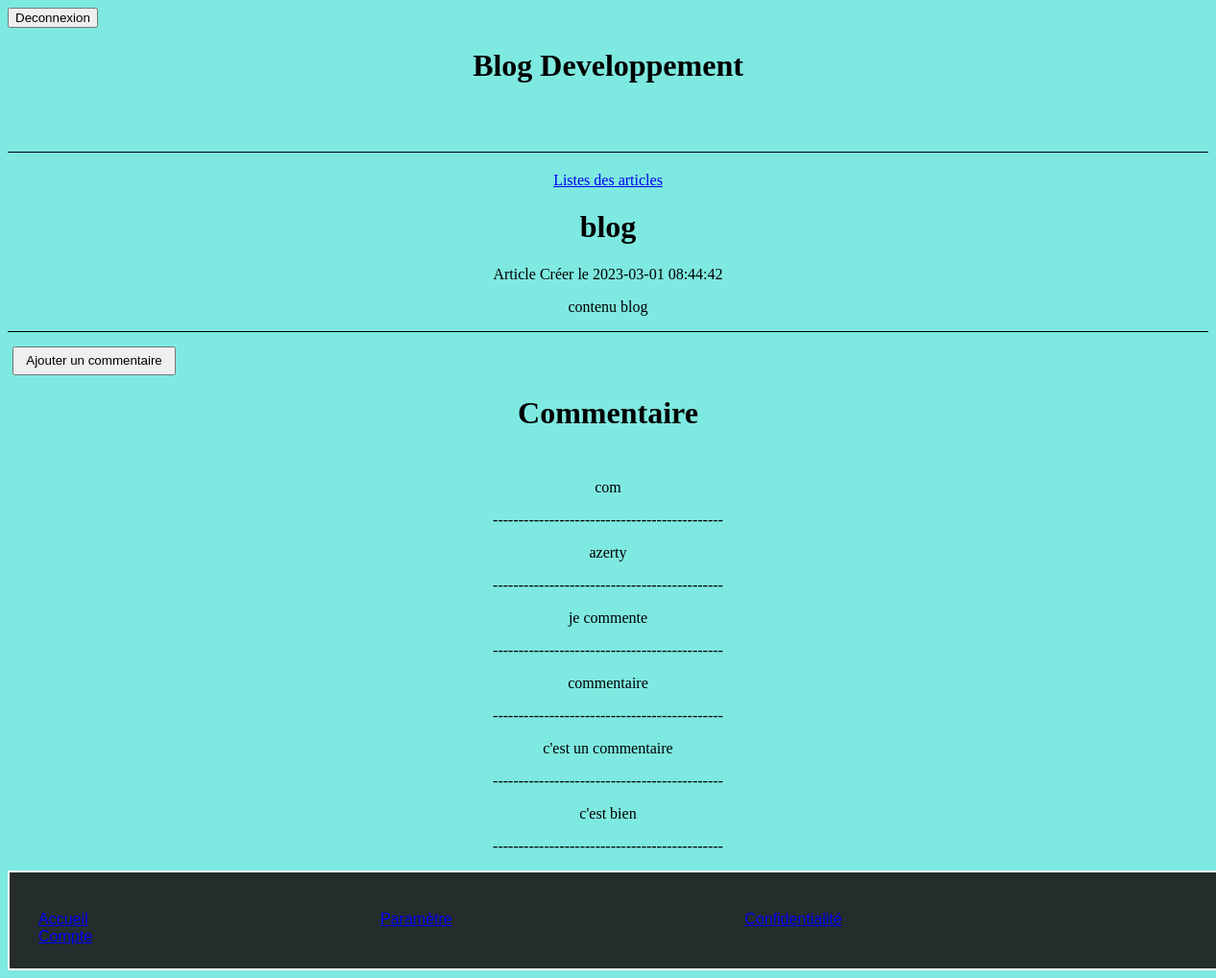
/pages/content.php?id_articles=45, run on the app's committed database.
### tables this page shows
CREATE TABLE `articles` (
  `id_articles` int NOT NULL AUTO_INCREMENT,
  `title` varchar(45) DEFAULT NULL,
  `content` varchar(255) DEFAULT NULL,
  `published_at` datetime DEFAULT NULL,
  `id_users` int DEFAULT NULL,
  PRIMARY KEY (`id_articles`),
  KEY `id_users_idx` (`id_users`),
  CONSTRAINT `id_users` FOREIGN KEY (`id_users`) REFERENCES `users` (`id`)
);

CREATE TABLE `comments` (
  `id_comments` int NOT NULL AUTO_INCREMENT,
  `content_comments` varchar(45) DEFAULT NULL,
  `published_at` datetime DEFAULT NULL,
  PRIMARY KEY (`id_comments`)
);

### authentification/afficher_content.php (called while the page is built)
<?php
require('connect_bdd.php');
$query = $dbh->prepare("SELECT id_comments, content_comments, published_at FROM php.comments ORDER BY published_at DESC");
$query->execute();

### pages/content.php (the view, shortened to what this page needs)
<?php
if(isset($_GET['id_articles']) && !empty($_GET['id_articles']))
{
    require('../authentification/connect_bdd.php');
    $sql = 'SELECT * FROM articles WHERE id_articles =' . $_GET['id_articles'];
    $query = $dbh->query($sql);
    $article = $query->fetch();
}
else
{
    header('location: blog.php');
}
?>
<!DOCTYPE html>
<html lang="en">
<head>
    <link rel="stylesheet" href="../style/content.css">
</head>
<body>
    <?php require('header.php') ?>
        <div Align="center" class="content">
            <a href="blog.php">Listes des articles</a>
            <h1><?= stripslashes($article['title'])?></h1>
            <p>Article Créer le <?= stripslashes($article['published_at']) ?></p>
            <p>
                <?= stripslashes($article['content']) ?> <br>
            </p>
        </div>
        <div Align="center" class="comment">
            <div Align="left">
                <form action="commentaire.php">
                    <button id="btn_ajt" name="ajouter">Ajouter un commentaire</button> <br>
                </form>
            </div>
                <div class="title_comment">
                    <h1>Commentaire</h1>
                </div>
                    <?php
                        require('../authentification/afficher_content.php');
                        while($row = $query->fetch())
                        {
                        ?>
                            <?= stripslashes($row['content_comments']) ?>
                            <p>---------------------------------------------</p>
                        <?php
                        }
                        ?>
        </div>
        <?php require('footer.php') ?>
</body>
</html>

### style/content.css (style rules this page uses)
body { background-color: rgb(126, 233, 224); }
.content { border-bottom: 1px solid; width: 100%; height: auto; margin-top: 20px; }
.comment { width: auto; height: auto; margin-top: 10px; }
.title_comment { margin-bottom: 50px; }
#btn_ajt { width: 170px; height: 30px; margin-top: 5px; margin-left: 5px; }

### data on the page
articles: title "blog", published_at "2023-03-01 08:44:42", content "contenu blog"
comments: content_comments "com"
comments: content_comments "azerty"
comments: content_comments "je commente"
comments: content_comments "commentaire"
comments: content_comments "c'est un commentaire"
comments: content_comments "c'est bien"
